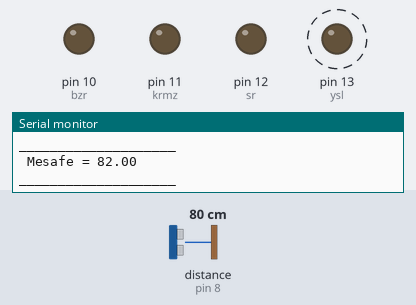
Simulated run of this sketch. Board: Arduino Uno, built with avr-gcc and run on an emulated ATmega328P. Parts: output pins drawn as LEDs (lit = HIGH), the last lines printed to the serial monitor. Wiring (inferred from the names in the program): ultrasonic range finder: trigger pin 9; echo pin 8. Dashed ring = blinking. The test bench sets the inputs (shaded band); at power-on: distance to the obstacle (sensor on pin 8) 80 cm. The echo pulse lasts 58.3 µs per cm; pins used as bus, display or sensor lines are not drawn.

Above: at 2.3 s.
2.4 s: distance to the obstacle (sensor on pin 8) set to 54 cm
5.9 s: distance to the obstacle (sensor on pin 8) set to 46 cm
At 7.0 s:
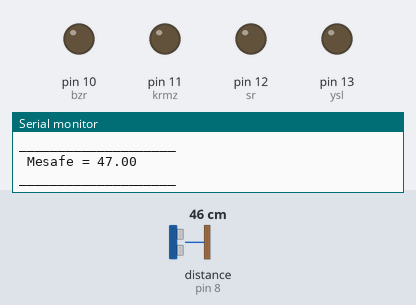
8.0 s: distance to the obstacle (sensor on pin 8) set to 31 cm
13.0 s: distance to the obstacle (sensor on pin 8) set to 26 cm
At 13.4 s:
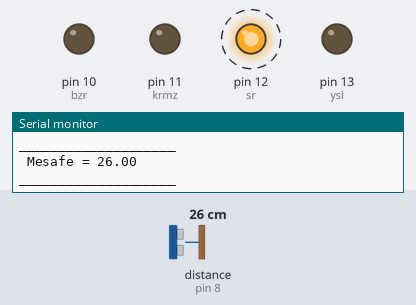
17.5 s: distance to the obstacle (sensor on pin 8) set to 16 cm
21.0 s: distance to the obstacle (sensor on pin 8) set to 13 cm
At 21.21 s:
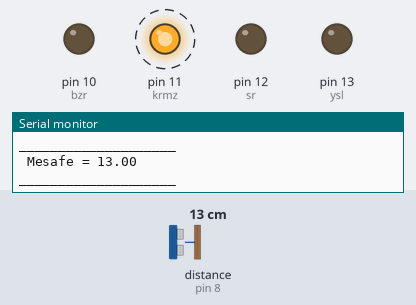
Timing chart, 0 to 25.5 s (numbered marks = the images above; inputs shaded):
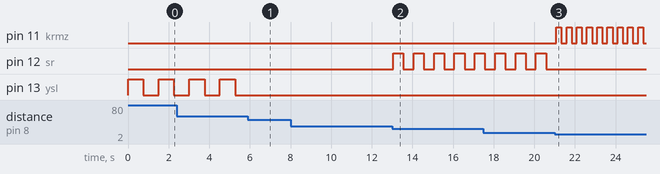

The sketch:

mesafe.ino
```cpp
const int trigger = 9;
const int echo = 8;
const int ysl = 13;
const int sr = 12;
const int krmz = 11;
const int bzr = 10;
//const int kabloIN = 5;
//const int green = 5;
//const int red = 3;

float mesafe;
int sure;
int alarm;
//int Red;
//int Green;

void setup() {
  pinMode(echo, INPUT);
  pinMode(trigger, OUTPUT);
  pinMode(bzr, OUTPUT);
  pinMode(krmz, OUTPUT);
  pinMode(sr, OUTPUT);
  pinMode(ysl, OUTPUT);
  //pinMode(kabloIN, INPUT);
 // pinMode(red, OUTPUT);
 // pinMode(green, OUTPUT);

  Serial.begin(9600);
}
void loop() {
  digitalWrite(trigger, HIGH);
  delayMicroseconds(1000);
  digitalWrite(trigger, LOW);
  sure = pulseIn(echo, HIGH);
  mesafe = (sure / 2) / 28, 9;

 Serial.print(" Mesafe = ");
 Serial.println(mesafe);
 Serial.println("____________________");


  if ((3 >= mesafe) && (mesafe > -1)) {
    digitalWrite(ysl, HIGH);
    digitalWrite(sr, HIGH);
    digitalWrite(krmz, HIGH);
    digitalWrite(bzr, HIGH);
  }
  else if (15 > mesafe) {
    digitalWrite(bzr, LOW);
    digitalWrite(ysl, LOW);
    digitalWrite(sr, LOW);
    digitalWrite(krmz, HIGH);
    delay(250);
    digitalWrite(krmz, LOW);
    delay(250);
  }
  else if (30 > mesafe) {
    digitalWrite(bzr, LOW);
    digitalWrite(krmz, LOW);
    digitalWrite(ysl, LOW);
    digitalWrite(sr, HIGH);
    delay(500);
    digitalWrite(sr, LOW);
    delay(500);
  }
  else if (mesafe > 50) {
    digitalWrite(bzr, LOW);
    digitalWrite(sr, LOW);
    digitalWrite(krmz, LOW);
    digitalWrite(ysl, HIGH);
    delay(750);
    digitalWrite(ysl, LOW);
    delay(750);
  }
 }
```

Measured:
- the behaviour switches between 50 and 49 cm on distance to the obstacle (sensor on pin 8) (found by bisection; images 0 and 1)
- the behaviour switches between 30 and 29 cm on distance to the obstacle (sensor on pin 8) (found by bisection; images 1 and 2)
- the behaviour switches between 15 and 14 cm on distance to the obstacle (sensor on pin 8) (found by bisection; images 2 and 3)
- after the input at 5.9 s, pin 13 (ysl): stays LOW (without the input it goes to HIGH after 0.13 s)
- after the input at 13.0 s, pin 12 (sr): alternates HIGH for 0.50 s and LOW for 0.50 s, starting after 0.06 s
- after the input at 21.0 s, pin 11 (krmz): alternates HIGH for 0.25 s and LOW for 0.25 s, starting after 0.09 s; pin 12 (sr): stops changing and stays LOW
- by itself, pin 13 (ysl): alternates HIGH for 0.75 s and LOW for 0.76 s
